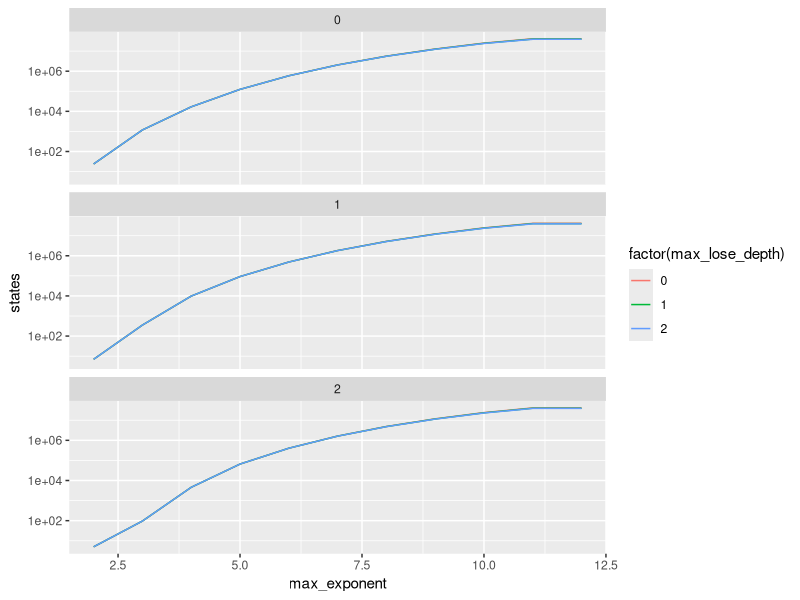
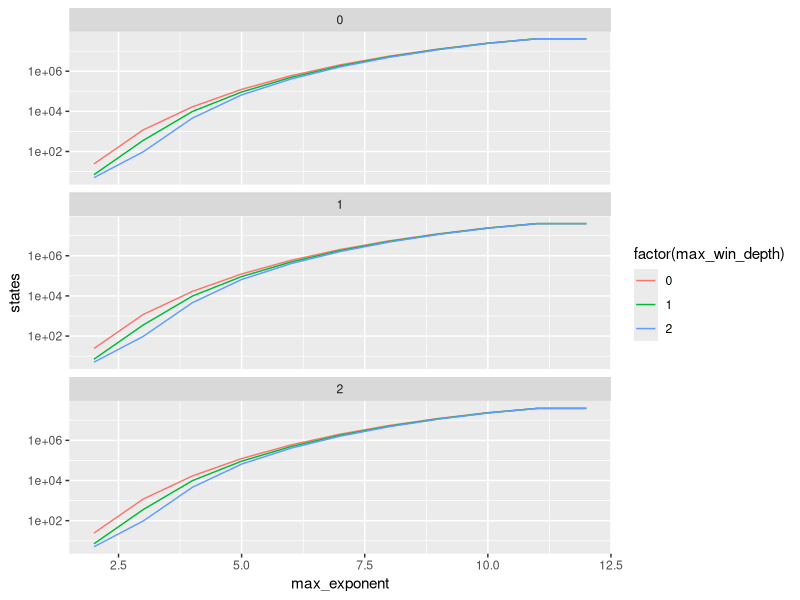
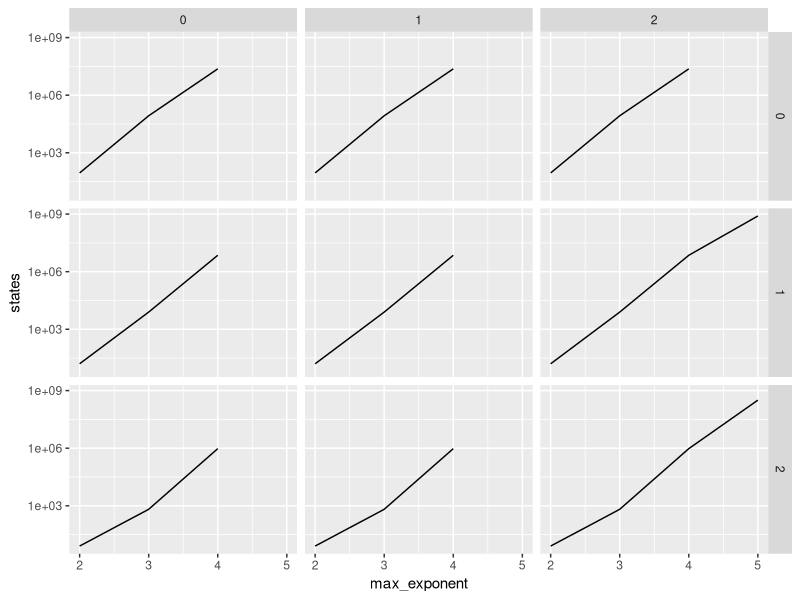
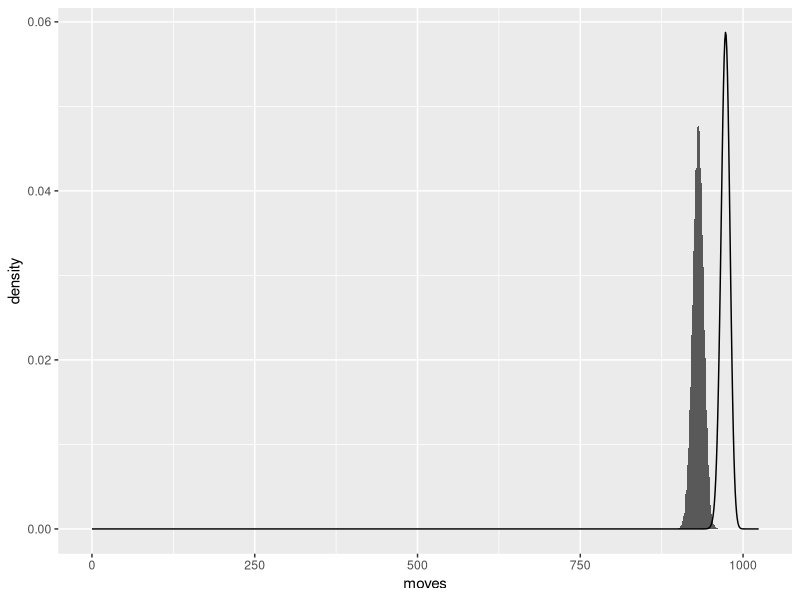

Source code (R) for these figures, in order: (Note: this script raises an error after producing the figures.)
## ---- chunk 1
knitr::opts_chunk$set(echo = TRUE)
library(ggplot2)
## ---- chunk 2
data <- read.csv('tabulate_native.csv')
data$states <- as.numeric(as.character(data$states))
## ---- chunk 3
ggplot(subset(data, board_size == 3), aes(x = max_exponent, y = states)) +
  geom_line(aes(color = factor(max_lose_depth))) +
  facet_wrap(~ max_win_depth, ncol = 1) +
  scale_y_log10()
## ---- chunk 4
ggplot(subset(data, board_size == 3), aes(x = max_exponent, y = states)) +
  geom_line(aes(color = factor(max_win_depth))) +
  facet_wrap(~ max_lose_depth, ncol = 1) +
  scale_y_log10()
## ---- chunk 5
ggplot(subset(data, board_size == 4), aes(x = max_exponent, y = states)) +
  geom_line() +
  facet_grid(max_win_depth ~ max_lose_depth) +
  scale_y_log10()
## ---- chunk 6
generateMovesToWin <- function(maxExponent, numTrials, p4 = 0.1) {
  winValue <- 2 ^ maxExponent
  maxTiles <- winValue / 2
  
  winMoves <- rep(0, numTrials)
  for (i in 1:numTrials) {
    u <- runif(maxTiles)
    u2 <- 2 * (u > p4)
    u4 <- 4 * (u <= p4)
    winMoves[i] <- which.max(cumsum(u2 + u4) >= winValue)
  }
  winMoves
}
movesToWin <- generateMovesToWin(11, 100000)
## ---- chunk 7
# sanity check
m <- seq(0, 512)
data.frame(m=m, m2=2*(1024 - 2*m), m4=4*m, total=2*(1024 - 2*m) + 4*m)
## ---- chunk 8
# based on the 1024 - Binomial model:
moves <- seq(0, 1024)
binomialMovesToWin <- data.frame(
  moves = seq(0, 1024),
  prob = c(rep(0, 512), rev(dbinom(seq(0, 512), 512, 0.1))))
## ---- chunk 9
ggplot(binomialMovesToWin, aes(x = moves)) +
  geom_histogram(
    data = data.frame(moves = movesToWin),
    aes(y = ..density..),
    binwidth = 1) +
  geom_line(aes(y = prob))
## ---- chunk 10
# attempt number two...
# based on https://www.mpp.mpg.de/~caldwell/ss05/Lecture7.pdf
# to 4:
# 1 move: (4)
# 2 moves: (2, 2) or (2, 4)
# - 2 + 4 is 6, and k is only 0 (zero 1s)
#
# to 8:
# 2 moves: (4, 4)
# 3 moves: (2, 2, 4), (2, 4, 4)
# 4 moves: (2, 2, 2, 2), (2, 2, 2, 4)
# - order is important for the last one: if it was (2, 2, 4, 2), we'd have won in 3
#
# to 16:
# 4 moves: (4, 4, 4, 4)
# 5 moves: (2, 2, 4, 4, 4)
# 6 moves: (2, 2, 2, 2, 4, 4), 
# 7 moves: (2, 2, 2, 2, 2, 2, 4), (2, 2, 2, 2, 2, 4, 4)
# 8 moves: (2, 2, 2, 2, 2, 2, 2, 2), (2, 2, 2, 2, 2, 2, 2, 4)
makeBinomialMovesToWin2 <- function(maxExponent, p4 = 0.1) {
  maxMoves <- 2 ^ (maxExponent - 1)
  n <- seq(1, maxMoves)
  k <- seq(maxMoves - 1, 0, by=-1) # k = maxMoves - n
  data.frame(
    moves = n,
    k = k,
    prob = dbinom(k, n, p4) + dbinom(k, n - 1, p4) * p4)
}
binomialMovesToWin2 <- makeBinomialMovesToWin2(11)
## ---- chunk 11
# print(binomialMovesToWin2)
print(sum(binomialMovesToWin2$prob))
with(binomialMovesToWin2, print(sum(prob * moves)))
ggplot(subset(binomialMovesToWin2, prob > 0), aes(x = moves)) +
  geom_histogram(
    data = data.frame(moves = movesToWin),
    aes(y = ..density..),
    binwidth = 1) +
  geom_line(aes(y = prob), color='red') +
  geom_abline(x = )
